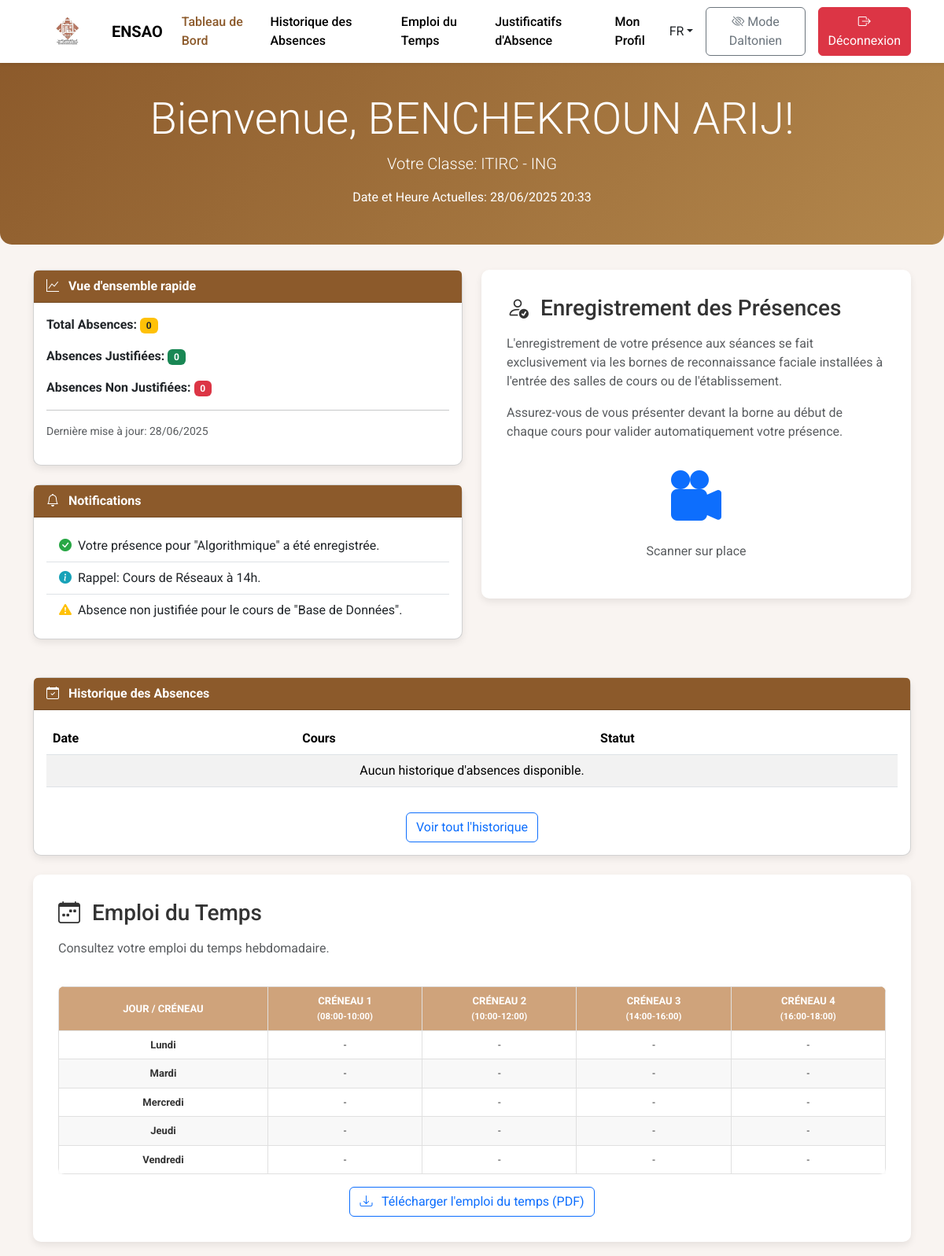
/etudiants/dashboard.php (signed in, upper part), run on an earlier commit of the app's database.
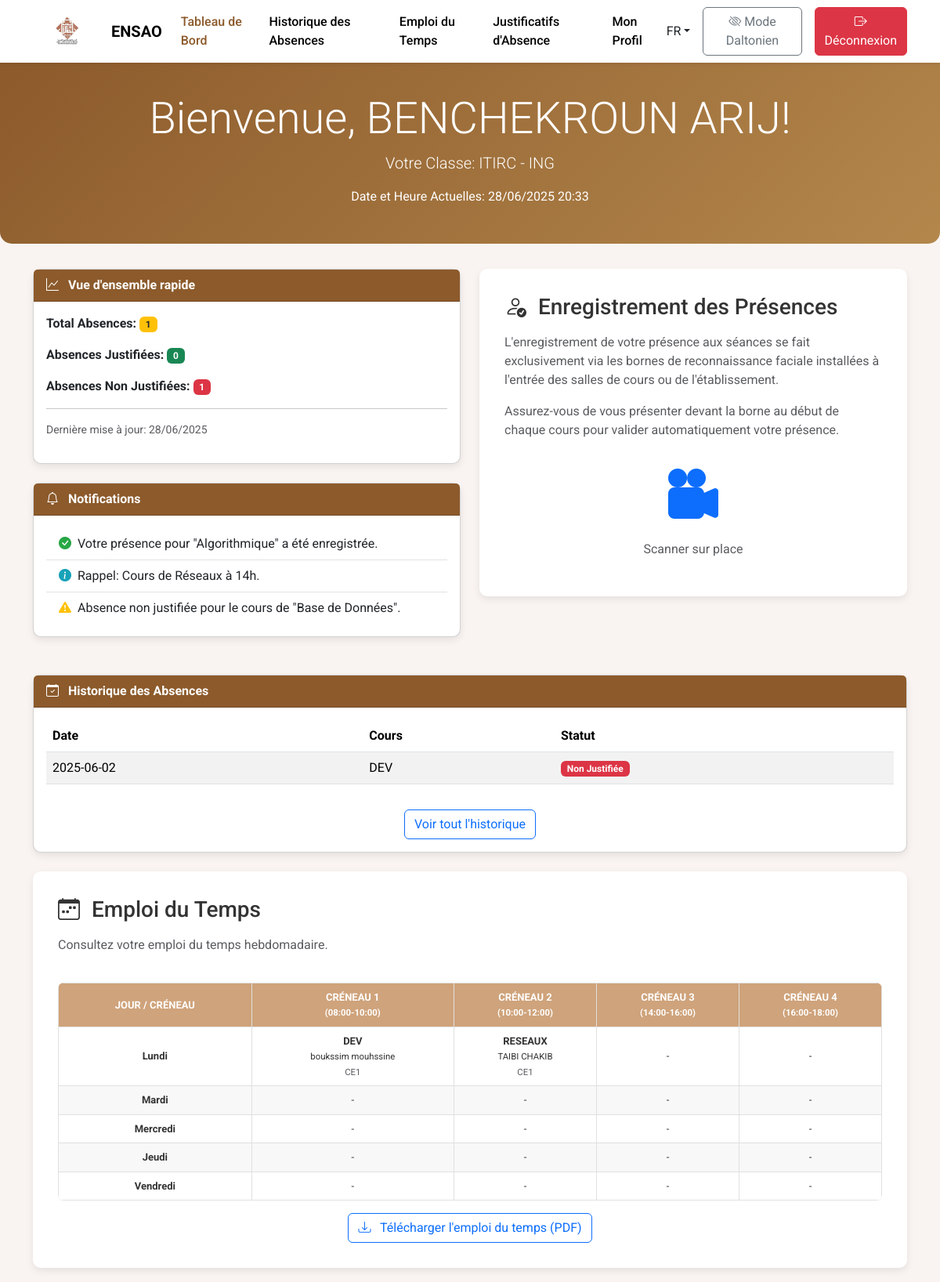
And on a later commit of the database.
### tables this page shows
CREATE TABLE IF NOT EXISTS `absences` (
  `id` int NOT NULL AUTO_INCREMENT,
  `etudiant_id` int NOT NULL,
  `matiere_id` int NOT NULL,
  `date` date NOT NULL,
  `heure_debut_creneau` time DEFAULT NULL,
  `heure_fin_creneau` time DEFAULT NULL,
  `justifiee` tinyint(1) DEFAULT '0',
  PRIMARY KEY (`id`),
  KEY `etudiant_id` (`etudiant_id`),
  KEY `matiere_id` (`matiere_id`)
);

CREATE TABLE IF NOT EXISTS `matieres` (
  `id` int NOT NULL AUTO_INCREMENT,
  `nom` varchar(100) NOT NULL,
  `code` varchar(10) NOT NULL,
  `professeur_id` int DEFAULT NULL,
  PRIMARY KEY (`id`),
  UNIQUE KEY `code` (`code`),
  KEY `professeur_id` (`professeur_id`)
);

CREATE TABLE IF NOT EXISTS `emploi_du_temps` (
  `id` int NOT NULL AUTO_INCREMENT,
  `classe_id` int NOT NULL,
  `jour_semaine` varchar(20) NOT NULL,
  `heure_debut` time NOT NULL,
  `heure_fin` time NOT NULL,
  `matiere_id` int DEFAULT NULL,
  `professeur_id` int DEFAULT NULL,
  `matiere` varchar(100) NOT NULL,
  `enseignant` varchar(100) NOT NULL,
  `salle` varchar(50) NOT NULL,
  PRIMARY KEY (`id`),
  KEY `classe_id` (`classe_id`),
  KEY `fk_edt_matiere` (`matiere_id`),
  KEY `fk_edt_professeur` (`professeur_id`)
);

### etudiants/dashboard.php (the view, shortened to what the changed rows need)
<?php
require_once '../includes/config.php';
$lang_code = isset($_SESSION['lang']) ? $_SESSION['lang'] : 'fr';
$student_user_id = $_SESSION['user_id'];
$student_name = $_SESSION['user_name'] ?? 'Utilisateur Inconnu';
$etudiant_entity_id = null;
$student_classe_id = null;
try {
    $stmt_student_details = $pdo->prepare("
        SELECT e.id, e.numero_etudiant, e.photo_path, e.code_massar, e.numero_apogee, e.cycle, c.id AS classe_id, c.nom_classe, f.nom_filiere
        FROM etudiants e
        LEFT JOIN classes c ON e.classe_id = c.id
        LEFT JOIN filieres f ON e.filiere_id = f.id
        WHERE e.user_id = ?
    ");
    $stmt_student_details->execute([$student_user_id]);
    $student_data = $stmt_student_details->fetch(PDO::FETCH_ASSOC);
    if ($student_data) {
        $etudiant_entity_id = $student_data['id'];
        $student_classe_id = $student_data['classe_id'];
    }
} catch (PDOException $e) {
    error_log("Error fetching student details for user ID " . $student_user_id . ": " . $e->getMessage());
}
$recent_absences = [];
$total_absences = 0;
$unjustified_absences_count = 0;
try {
    if ($etudiant_entity_id) {
        $stmt_total_abs = $pdo->prepare("SELECT COUNT(*) AS total FROM absences WHERE etudiant_id = ?");
        $stmt_total_abs->execute([$etudiant_entity_id]);
        $total_absences = $stmt_total_abs->fetchColumn();
        $stmt_unjustified_abs = $pdo->prepare("SELECT COUNT(*) AS total FROM absences WHERE etudiant_id = ? AND justifiee = 0");
        $stmt_unjustified_abs->execute([$etudiant_entity_id]);
        $unjustified_absences_count = $stmt_unjustified_abs->fetchColumn();
        $stmt_absences = $pdo->prepare("SELECT a.date, m.nom AS matiere_nom, a.justifiee
                                         FROM absences a
                                         JOIN matieres m ON a.matiere_id = m.id
                                         WHERE a.etudiant_id = ?
                                         ORDER BY a.date DESC
                                         LIMIT 5");
        $stmt_absences->execute([$etudiant_entity_id]);
        $recent_absences = $stmt_absences->fetchAll(PDO::FETCH_ASSOC);
    }
} catch (PDOException $e) {
    error_log("Error fetching student absences: " . $e->getMessage());
}
$student_timetable_data = [];
$time_slots = [
    ['08:00', '10:00'],
    ['10:00', '12:00'],
    ['14:00', '16:00'],
    ['16:00', '18:00']
];
$jours = ['Lundi', 'Mardi', 'Mercredi', 'Jeudi', 'Vendredi'];
if ($student_classe_id) {
    try {
        $stmt_edt = $pdo->prepare("
            SELECT edt.jour_semaine, edt.heure_debut, edt.heure_fin, m.nom AS nom_matiere, CONCAT(u.nom, ' ', u.prenom) AS nom_professeur, edt.salle
            FROM emploi_du_temps edt
            LEFT JOIN matieres m ON edt.matiere_id = m.id
            LEFT JOIN utilisateurs u ON edt.professeur_id = u.id AND u.role = 'professeur'
            WHERE edt.classe_id = ?
            ORDER BY FIELD(jour_semaine, 'Lundi', 'Mardi', 'Mercredi', 'Jeudi', 'Vendredi', 'Samedi', 'Dimanche'), heure_debut
        ");
        $stmt_edt->execute([$student_classe_id]);
        $raw_edt_data = $stmt_edt->fetchAll(PDO::FETCH_ASSOC);
        foreach ($jours as $jour) {
            foreach ($time_slots as $slot) {
                $slot_key = $slot[0] . '-' . $slot[1];
                $student_timetable_data[$jour][$slot_key] = [
                    'matiere' => '',
                    'professeur' => '',
                    'salle' => ''
                ];
            }
        }
        foreach ($raw_edt_data as $row) {
            $slot_key = substr($row['heure_debut'], 0, 5) . '-' . substr($row['heure_fin'], 0, 5);
            if (isset($student_timetable_data[$row['jour_semaine']][$slot_key])) {
                $student_timetable_data[$row['jour_semaine']][$slot_key]['matiere'] = $row['nom_matiere'];
                $student_timetable_data[$row['jour_semaine']][$slot_key]['professeur'] = $row['nom_professeur'];
                $student_timetable_data[$row['jour_semaine']][$slot_key]['salle'] = $row['salle'];
            }
        }
    } catch (PDOException $e) {
        error_log("Error fetching student timetable data: " . $e->getMessage());
    }
}
?>
<!DOCTYPE html>
<html lang="<?= htmlspecialchars($lang_code) ?>">
<head>
    <link href="https://cdn.jsdelivr.net/npm/bootstrap@5.3.2/dist/css/bootstrap.min.css" rel="stylesheet">
    <link href="https://cdn.jsdelivr.net/npm/bootstrap-icons/font/bootstrap-icons.css" rel="stylesheet">
</head>
<body>
<section class="dashboard-header text-center">
    <div class="container">
        <h1 class="display-4 mb-2"><?= htmlspecialchars(isset($lang['welcome_student']) ? $lang['welcome_student'] : 'Bienvenue') ?>, <?= htmlspecialchars($student_name) ?>!</h1>
    </div>
</section>
<main class="container">
    <div class="row">
        <div class="col-lg-6 mb-4">
            <div class="card">
                <div class="card-body">
                    <p><strong><?= htmlspecialchars(isset($lang['total_absences']) ? $lang['total_absences'] : 'Total Absences') ?>:</strong> <span class="badge bg-warning text-dark"><?= htmlspecialchars($total_absences) ?></span></p>
                    <p><strong><?= htmlspecialchars(isset($lang['unjustified_absences']) ? $lang['unjustified_absences'] : 'Absences Non Justifiées') ?>:</strong> <span class="badge bg-danger"><?= htmlspecialchars($unjustified_absences_count) ?></span></p>
                </div>
            </div>
        </div>
    </div>
    <div class="card mb-4" id="records">
        <div class="card-body">
            <div class="table-responsive">
                <table class="table table-striped table-hover">
                    <thead>
                        <tr>
                            <th><?= htmlspecialchars(isset($lang['date']) ? $lang['date'] : 'Date') ?></th>
                            <th><?= htmlspecialchars(isset($lang['course']) ? $lang['course'] : 'Cours') ?></th>
                            <th><?= htmlspecialchars(isset($lang['status']) ? $lang['status'] : 'Statut') ?></th>
                        </tr>
                    </thead>
                    <tbody>
                        <?php if (!empty($recent_absences)): ?>
                            <?php foreach ($recent_absences as $absence): ?>
                                <tr>
                                    <td><?= htmlspecialchars($absence['date']) ?></td>
                                    <td><?= htmlspecialchars($absence['matiere_nom']) ?></td>
                                    <td>
                                        <?php
                                            if ($absence['justifiee'] == 1) {
                                                echo '<span class="badge bg-info">' . htmlspecialchars(isset($lang['justified']) ? $lang['justified'] : 'Justifiée') . '</span>';
                                            } else {
                                                echo '<span class="badge bg-danger">' . htmlspecialchars(isset($lang['unjustified']) ? $lang['unjustified'] : 'Non Justifiée') . '</span>';
                                            }
                                        ?>
                                    </td>
                                </tr>
                            <?php endforeach; ?>
                        <?php else: ?>
                            <tr>
                                <td colspan="3" class="text-center"><?= htmlspecialchars(isset($lang['no_absence_records']) ? $lang['no_absence_records'] : 'Aucun historique d\'absences disponible.') ?></td>
                            </tr>
                        <?php endif; ?>
                    </tbody>
                </table>
            </div>
        </div>
    </div>
    <div class="content-section" id="schedule">
        <?php if ($student_classe_id && !empty($student_timetable_data)): ?>
            <div class="table-responsive" id="timetableToDownload">
                <table class="timetable-table">
                    <thead>
                        <tr>
                            <th><?= htmlspecialchars(isset($lang['day_slot']) ? $lang['day_slot'] : 'Jour / Créneau') ?></th>
                            <?php foreach ($time_slots as $slot_index => $slot): ?>
                                <th>
                                    <?= htmlspecialchars(isset($lang['slot']) ? $lang['slot'] : 'Créneau') ?> <?= $slot_index + 1 ?><br>
                                    <small>(<?= htmlspecialchars($slot[0] . '-' . $slot[1]) ?>)</small>
                                </th>
                            <?php endforeach; ?>
                        </tr>
                    </thead>
                    <tbody>
                        <?php foreach ($jours as $jour): ?>
                            <tr>
                                <td><strong><?= htmlspecialchars($jour) ?></strong></td>
                                <?php foreach ($time_slots as $slot):
                                    $slot_key = $slot[0] . '-' . $slot[1];
                                    $data = $student_timetable_data[$jour][$slot_key];
                                ?>
                                    <td>
                                        <?php if (!empty($data['matiere'])): ?>
                                            <strong><?= htmlspecialchars($data['matiere']) ?></strong><br>
                                            <small><?= htmlspecialchars($data['professeur']) ?></small><br>
                                            <small class="text-muted"><?= htmlspecialchars($data['salle']) ?></small>
                                        <?php else: ?>
                                            -
                                        <?php endif; ?>
                                    </td>
                                <?php endforeach; ?>
                            </tr>
                        <?php endforeach; ?>
                    </tbody>
                </table>
            </div>
        <?php elseif ($student_classe_id && empty($student_timetable_data)): ?>
            <div class="alert alert-info mt-4">
                <?= htmlspecialchars(isset($lang['no_schedule_for_your_class']) ? $lang['no_schedule_for_your_class'] : 'Aucun emploi du temps n\'est défini pour votre classe pour le moment.') ?>
            </div>
        <?php else: ?>
            <div class="alert alert-info mt-4">
                <?= htmlspecialchars(isset($lang['no_class_assigned']) ? $lang['no_class_assigned'] : 'Votre classe n\'est pas encore attribuée, impossible d\'afficher l\'emploi du temps.') ?>
            </div>
        <?php endif; ?>
    </div>
</main>
</body>
</html>

What changed in the data, as far as the page shows it:
added absences: date "2025-06-02", matiere.nom "DEV"
added emploi_du_temps: matiere.nom "DEV", professeur "boukssim mouhssine", salle "CE1"
added emploi_du_temps: matiere.nom "RESEAUX", professeur "TAIBI CHAKIB", salle "CE1"
Also different on the page:
$total_absences: "0" → "1"
$unjustified_absences_count: "0" → "1"
text no longer shown: "Aucun historique d'absences disponible."
